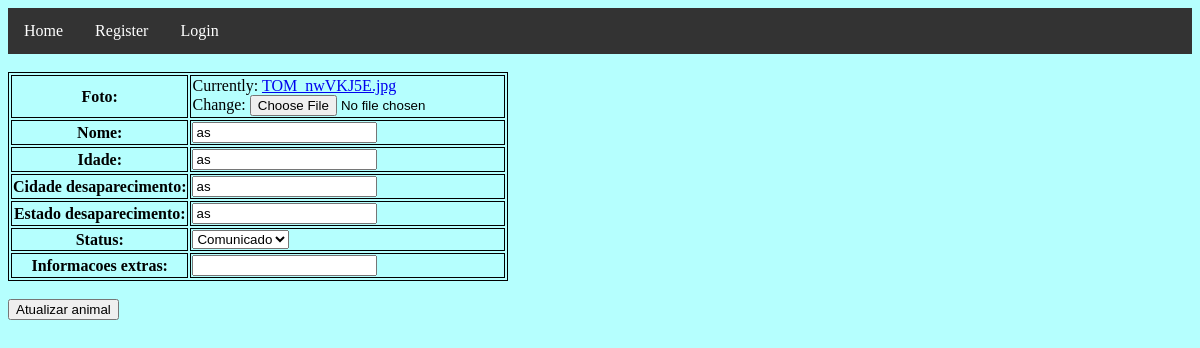
The app's page /6/edit with its own data.
### product/models.py (models this page shows, shortened)
class Animal(models.Model):
    foto  = models.ImageField()
    nome  = models.CharField(max_length=100)
    idade = models.CharField(max_length=3, blank=True)
    cidade_desaparecimento = models.CharField(max_length=50)
    estado_desaparecimento = models.CharField(max_length=50)
    status = models.IntegerField(choices=STATUS_ANIMAL, default=1, blank=True)
    dono = models.ForeignKey(Dono, on_delete=models.CASCADE,  null=True)
    informacoes_extras = models.CharField(max_length=250, blank=True)

### product/views.py (the view)
# urls.py: path('<int:id>/edit', animal_edit, name="animal_edit"),
def animal_edit(request, id=None):
    animal = get_object_or_404(Animal, id=id)
    if request.method == 'POST':
        user_form = AnimalForm(request.POST, instance=animal)
        if user_form.is_valid():
            user_form.save()
            return HttpResponseRedirect(reverse('meus_animais'))
        else:
            return render(request, 'editar_animal.html', {"user_form": user_form})
    else:
        user_form = AnimalForm(instance=animal)
        return render(request, 'editar_animal.html', {"user_form": user_form})

### product/forms.py
class AnimalForm(forms.ModelForm):
    class Meta:
        model = Animal
        fields = ['foto',
                  'nome',
                  'idade',
                  'cidade_desaparecimento',
                  'estado_desaparecimento',
                  'status',
                  'informacoes_extras']

### product/templates/editar_animal.html (shortened to what this page needs)
{% extends 'base.html' %}
{% block content %}
<br>
    <form method="POST">
        <table class="table table-bordered table-light">
            {{user_form.as_table}}
        </table>
        <br>
        <button type="submit" class="btn btn-warning float-right">Atualizar animal</button>
    </form>
{% endblock content %}

### product/static/style.css (style rules this page uses)
html { margin: 0px; background-color: #b5fffe; }
table, th, td { border: 1px solid black; }

### records on screen
Animal: nome "as", idade "as", cidade_desaparecimento "as", estado_desaparecimento "as", status "Comunicado"
